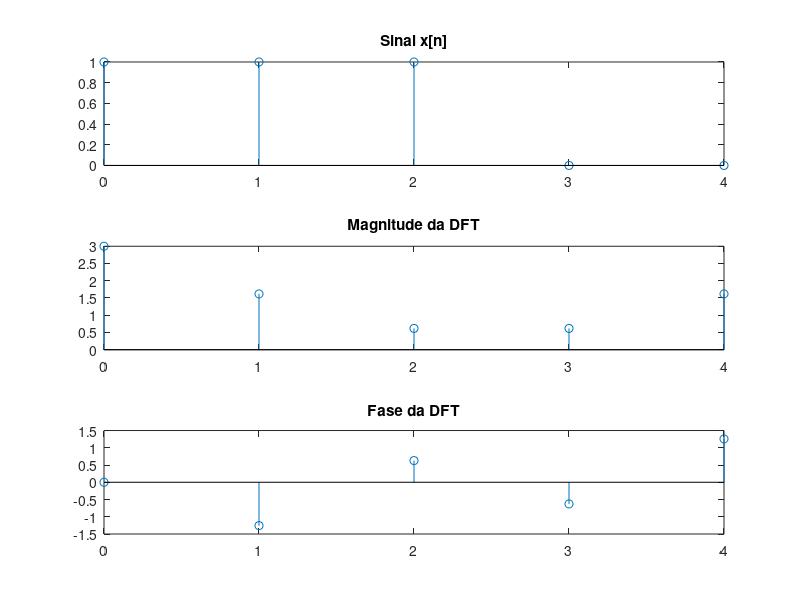

Write MATLAB code to recreate this figure.
N=5;
n=0:N-1;
x=[1 1 1 0 0 ];
figure(3)
subplot(311);
stem(n,x)
title('Sinal x[n]');
k=0:N-1;
X=fft(x,N);
subplot(312);
stem(k,abs(X))
title('Magnitude da DFT');
subplot(313);
stem(k,angle(X))
title('Fase da DFT');
